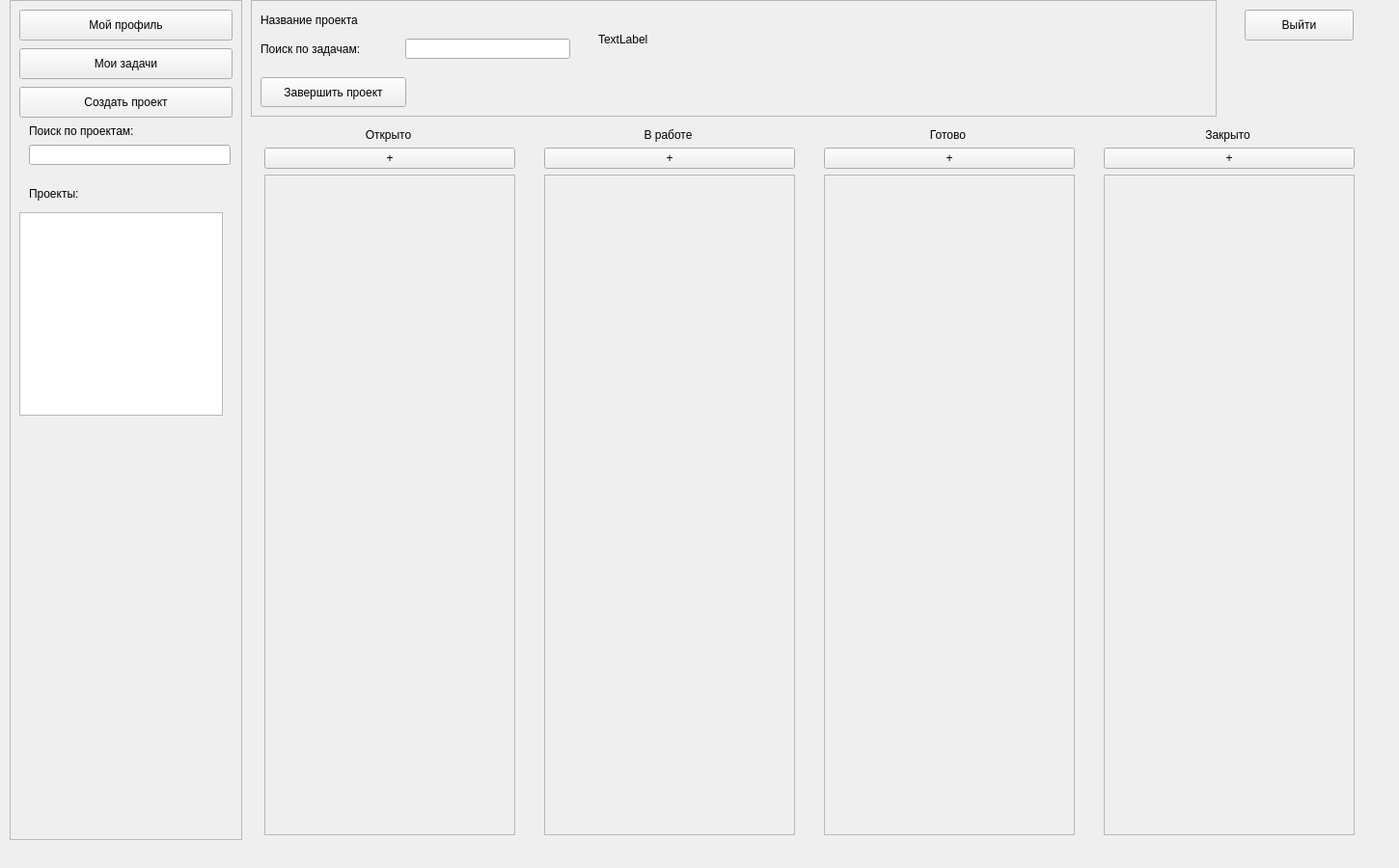
<?xml version="1.0" encoding="UTF-8"?>
<ui version="4.0">
 <class>MainWindow</class>
 <widget class="QMainWindow" name="MainWindow">
  <property name="enabled">
   <bool>true</bool>
  </property>
  <property name="geometry">
   <rect>
    <x>0</x>
    <y>0</y>
    <width>1450</width>
    <height>900</height>
   </rect>
  </property>
  <property name="windowTitle">
   <string>Главное окно</string>
  </property>
  <widget class="QWidget" name="centralwidget">
   <widget class="QWidget" name="verticalLayoutWidget">
    <property name="geometry">
     <rect>
      <x>10</x>
      <y>0</y>
      <width>241</width>
      <height>871</height>
     </rect>
    </property>
    <layout class="QVBoxLayout" name="verticalLayout_left_menu">
     <item>
      <widget class="QFrame" name="frame_left_menu">
       <property name="frameShape">
        <enum>QFrame::StyledPanel</enum>
       </property>
       <property name="frameShadow">
        <enum>QFrame::Raised</enum>
       </property>
       <widget class="QPushButton" name="pushButton_tasks">
        <property name="geometry">
         <rect>
          <x>10</x>
          <y>50</y>
          <width>221</width>
          <height>32</height>
         </rect>
        </property>
        <property name="text">
         <string>Мои задачи</string>
        </property>
       </widget>
       <widget class="QLineEdit" name="lineEdit_find_projects">
        <property name="geometry">
         <rect>
          <x>20</x>
          <y>150</y>
          <width>209</width>
          <height>21</height>
         </rect>
        </property>
       </widget>
       <widget class="QPushButton" name="pushButton_profile">
        <property name="geometry">
         <rect>
          <x>10</x>
          <y>10</y>
          <width>221</width>
          <height>32</height>
         </rect>
        </property>
        <property name="text">
         <string>Мой профиль</string>
        </property>
       </widget>
       <widget class="QLabel" name="label_find_projects">
        <property name="geometry">
         <rect>
          <x>20</x>
          <y>120</y>
          <width>191</width>
          <height>31</height>
         </rect>
        </property>
        <property name="text">
         <string>Поиск по проектам:</string>
        </property>
       </widget>
       <widget class="QListWidget" name="listWidget_projects">
        <property name="geometry">
         <rect>
          <x>10</x>
          <y>220</y>
          <width>211</width>
          <height>211</height>
         </rect>
        </property>
       </widget>
       <widget class="QLabel" name="label_projects">
        <property name="geometry">
         <rect>
          <x>20</x>
          <y>190</y>
          <width>91</width>
          <height>21</height>
         </rect>
        </property>
        <property name="text">
         <string>Проекты:</string>
        </property>
       </widget>
       <widget class="QPushButton" name="pushButton_create_project">
        <property name="geometry">
         <rect>
          <x>10</x>
          <y>90</y>
          <width>221</width>
          <height>32</height>
         </rect>
        </property>
        <property name="text">
         <string>Создать проект</string>
        </property>
       </widget>
      </widget>
     </item>
    </layout>
   </widget>
   <widget class="QWidget" name="verticalLayoutWidget_2">
    <property name="geometry">
     <rect>
      <x>260</x>
      <y>0</y>
      <width>1001</width>
      <height>121</height>
     </rect>
    </property>
    <layout class="QVBoxLayout" name="verticalLayout_find_sort">
     <item>
      <widget class="QFrame" name="frame_right_up_menu">
       <property name="frameShape">
        <enum>QFrame::StyledPanel</enum>
       </property>
       <property name="frameShadow">
        <enum>QFrame::Raised</enum>
       </property>
       <widget class="QLabel" name="label_project_name">
        <property name="geometry">
         <rect>
          <x>10</x>
          <y>10</y>
          <width>311</width>
          <height>21</height>
         </rect>
        </property>
        <property name="text">
         <string>Название проекта</string>
        </property>
       </widget>
       <widget class="QLineEdit" name="lineEdit_find_by_tasks">
        <property name="geometry">
         <rect>
          <x>160</x>
          <y>40</y>
          <width>171</width>
          <height>21</height>
         </rect>
        </property>
       </widget>
       <widget class="QLabel" name="label_project_find_tasks">
        <property name="geometry">
         <rect>
          <x>10</x>
          <y>40</y>
          <width>151</width>
          <height>21</height>
         </rect>
        </property>
        <property name="text">
         <string>Поиск по задачам:</string>
        </property>
       </widget>
       <widget class="QLabel" name="label_project_description">
        <property name="geometry">
         <rect>
          <x>360</x>
          <y>10</y>
          <width>631</width>
          <height>61</height>
         </rect>
        </property>
        <property name="text">
         <string>TextLabel</string>
        </property>
       </widget>
       <widget class="QPushButton" name="pushButton_delete_project">
        <property name="geometry">
         <rect>
          <x>10</x>
          <y>80</y>
          <width>151</width>
          <height>31</height>
         </rect>
        </property>
        <property name="text">
         <string>Завершить проект</string>
        </property>
       </widget>
      </widget>
     </item>
    </layout>
   </widget>
   <widget class="QPushButton" name="pushButton_exit">
    <property name="geometry">
     <rect>
      <x>1290</x>
      <y>10</y>
      <width>113</width>
      <height>32</height>
     </rect>
    </property>
    <property name="text">
     <string>Выйти</string>
    </property>
   </widget>
   <widget class="QWidget" name="horizontalLayoutWidget">
    <property name="geometry">
     <rect>
      <x>260</x>
      <y>119</y>
      <width>285</width>
      <height>761</height>
     </rect>
    </property>
    <layout class="QHBoxLayout" name="horizontalLayout_open" stretch="0">
     <property name="spacing">
      <number>10</number>
     </property>
     <property name="leftMargin">
      <number>5</number>
     </property>
     <property name="topMargin">
      <number>5</number>
     </property>
     <property name="rightMargin">
      <number>5</number>
     </property>
     <property name="bottomMargin">
      <number>5</number>
     </property>
     <item>
      <widget class="QWidget" name="widget_open_tasks" native="true">
       <property name="minimumSize">
        <size>
         <width>275</width>
         <height>600</height>
        </size>
       </property>
       <property name="maximumSize">
        <size>
         <width>275</width>
         <height>800</height>
        </size>
       </property>
       <layout class="QVBoxLayout" name="verticalLayout">
        <item>
         <widget class="QLabel" name="label_title_open_tasks">
          <property name="text">
           <string>Открыто</string>
          </property>
          <property name="alignment">
           <set>Qt::AlignCenter</set>
          </property>
         </widget>
        </item>
        <item>
         <widget class="QPushButton" name="pushButton_add_open_task">
          <property name="minimumSize">
           <size>
            <width>260</width>
            <height>0</height>
           </size>
          </property>
          <property name="text">
           <string>+</string>
          </property>
         </widget>
        </item>
        <item>
         <widget class="QScrollArea" name="scrollArea_open_tasks">
          <property name="minimumSize">
           <size>
            <width>260</width>
            <height>600</height>
           </size>
          </property>
          <property name="maximumSize">
           <size>
            <width>260</width>
            <height>16777215</height>
           </size>
          </property>
          <property name="styleSheet">
           <string notr="true"/>
          </property>
          <property name="horizontalScrollBarPolicy">
           <enum>Qt::ScrollBarAlwaysOff</enum>
          </property>
          <property name="widgetResizable">
           <bool>true</bool>
          </property>
          <property name="alignment">
           <set>Qt::AlignHCenter|Qt::AlignTop</set>
          </property>
          <widget class="QWidget" name="scrollAreaWidgetContents">
           <property name="geometry">
            <rect>
             <x>0</x>
             <y>0</y>
             <width>258</width>
             <height>661</height>
            </rect>
           </property>
           <layout class="QVBoxLayout" name="verticalLayout_2">
            <property name="leftMargin">
             <number>5</number>
            </property>
            <property name="topMargin">
             <number>10</number>
            </property>
            <property name="rightMargin">
             <number>5</number>
            </property>
            <property name="bottomMargin">
             <number>0</number>
            </property>
           </layout>
          </widget>
         </widget>
        </item>
       </layout>
      </widget>
     </item>
    </layout>
   </widget>
   <widget class="QWidget" name="horizontalLayoutWidget_2">
    <property name="geometry">
     <rect>
      <x>550</x>
      <y>119</y>
      <width>285</width>
      <height>761</height>
     </rect>
    </property>
    <layout class="QHBoxLayout" name="horizontalLayout_progress" stretch="0">
     <property name="spacing">
      <number>10</number>
     </property>
     <property name="leftMargin">
      <number>5</number>
     </property>
     <property name="topMargin">
      <number>5</number>
     </property>
     <property name="rightMargin">
      <number>5</number>
     </property>
     <property name="bottomMargin">
      <number>5</number>
     </property>
     <item>
      <widget class="QWidget" name="widget_progress_tasks" native="true">
       <property name="minimumSize">
        <size>
         <width>275</width>
         <height>600</height>
        </size>
       </property>
       <property name="maximumSize">
        <size>
         <width>275</width>
         <height>800</height>
        </size>
       </property>
       <layout class="QVBoxLayout" name="verticalLayout_3">
        <item>
         <widget class="QLabel" name="label_title_progress_tasks">
          <property name="text">
           <string>В работе</string>
          </property>
          <property name="alignment">
           <set>Qt::AlignCenter</set>
          </property>
         </widget>
        </item>
        <item>
         <widget class="QPushButton" name="pushButton_progress_tasks">
          <property name="minimumSize">
           <size>
            <width>260</width>
            <height>0</height>
           </size>
          </property>
          <property name="text">
           <string>+</string>
          </property>
         </widget>
        </item>
        <item>
         <widget class="QScrollArea" name="scrollArea_progress_tasks">
          <property name="minimumSize">
           <size>
            <width>260</width>
            <height>600</height>
           </size>
          </property>
          <property name="maximumSize">
           <size>
            <width>260</width>
            <height>16777215</height>
           </size>
          </property>
          <property name="horizontalScrollBarPolicy">
           <enum>Qt::ScrollBarAlwaysOff</enum>
          </property>
          <property name="widgetResizable">
           <bool>true</bool>
          </property>
          <property name="alignment">
           <set>Qt::AlignHCenter|Qt::AlignTop</set>
          </property>
          <widget class="QWidget" name="scrollAreaWidgetContents_2">
           <property name="geometry">
            <rect>
             <x>0</x>
             <y>0</y>
             <width>258</width>
             <height>661</height>
            </rect>
           </property>
           <layout class="QVBoxLayout" name="verticalLayout_4"/>
          </widget>
         </widget>
        </item>
       </layout>
      </widget>
     </item>
    </layout>
   </widget>
   <widget class="QWidget" name="horizontalLayoutWidget_3">
    <property name="geometry">
     <rect>
      <x>840</x>
      <y>119</y>
      <width>285</width>
      <height>761</height>
     </rect>
    </property>
    <layout class="QHBoxLayout" name="horizontalLayout_finish" stretch="0">
     <property name="spacing">
      <number>10</number>
     </property>
     <property name="leftMargin">
      <number>5</number>
     </property>
     <property name="topMargin">
      <number>5</number>
     </property>
     <property name="rightMargin">
      <number>5</number>
     </property>
     <property name="bottomMargin">
      <number>5</number>
     </property>
     <item>
      <widget class="QWidget" name="widget_finish_tasks" native="true">
       <property name="minimumSize">
        <size>
         <width>275</width>
         <height>600</height>
        </size>
       </property>
       <property name="maximumSize">
        <size>
         <width>275</width>
         <height>800</height>
        </size>
       </property>
       <layout class="QVBoxLayout" name="verticalLayout_5">
        <item>
         <widget class="QLabel" name="label_title_finish_tasks">
          <property name="text">
           <string>Готово</string>
          </property>
          <property name="alignment">
           <set>Qt::AlignCenter</set>
          </property>
         </widget>
        </item>
        <item>
         <widget class="QPushButton" name="pushButton_finish_tasks">
          <property name="minimumSize">
           <size>
            <width>260</width>
            <height>0</height>
           </size>
          </property>
          <property name="text">
           <string>+</string>
          </property>
         </widget>
        </item>
        <item>
         <widget class="QScrollArea" name="scrollArea_finish_tasks">
          <property name="minimumSize">
           <size>
            <width>260</width>
            <height>600</height>
           </size>
          </property>
          <property name="maximumSize">
           <size>
            <width>260</width>
            <height>16777215</height>
           </size>
          </property>
          <property name="horizontalScrollBarPolicy">
           <enum>Qt::ScrollBarAlwaysOff</enum>
          </property>
          <property name="widgetResizable">
           <bool>true</bool>
          </property>
          <property name="alignment">
           <set>Qt::AlignLeading|Qt::AlignLeft|Qt::AlignTop</set>
          </property>
          <widget class="QWidget" name="scrollAreaWidgetContents_3">
           <property name="geometry">
            <rect>
             <x>0</x>
             <y>0</y>
             <width>258</width>
             <height>661</height>
            </rect>
           </property>
           <layout class="QVBoxLayout" name="verticalLayout_6"/>
          </widget>
         </widget>
        </item>
       </layout>
      </widget>
     </item>
    </layout>
   </widget>
   <widget class="QWidget" name="horizontalLayoutWidget_4">
    <property name="geometry">
     <rect>
      <x>1130</x>
      <y>119</y>
      <width>285</width>
      <height>761</height>
     </rect>
    </property>
    <layout class="QHBoxLayout" name="horizontalLayout_close" stretch="0">
     <property name="spacing">
      <number>10</number>
     </property>
     <property name="leftMargin">
      <number>5</number>
     </property>
     <property name="topMargin">
      <number>5</number>
     </property>
     <property name="rightMargin">
      <number>5</number>
     </property>
     <property name="bottomMargin">
      <number>5</number>
     </property>
     <item>
      <widget class="QWidget" name="widget_close_tasks" native="true">
       <property name="minimumSize">
        <size>
         <width>275</width>
         <height>600</height>
        </size>
       </property>
       <property name="maximumSize">
        <size>
         <width>275</width>
         <height>800</height>
        </size>
       </property>
       <layout class="QVBoxLayout" name="verticalLayout_7">
        <item>
         <widget class="QLabel" name="label_title_close_tasks">
          <property name="text">
           <string>Закрыто</string>
          </property>
          <property name="alignment">
           <set>Qt::AlignCenter</set>
          </property>
         </widget>
        </item>
        <item>
         <widget class="QPushButton" name="pushButton_close_tasks">
          <property name="minimumSize">
           <size>
            <width>260</width>
            <height>0</height>
           </size>
          </property>
          <property name="text">
           <string>+</string>
          </property>
         </widget>
        </item>
        <item>
         <widget class="QScrollArea" name="scrollArea_close_tasks">
          <property name="minimumSize">
           <size>
            <width>260</width>
            <height>600</height>
           </size>
          </property>
          <property name="maximumSize">
           <size>
            <width>260</width>
            <height>16777215</height>
           </size>
          </property>
          <property name="horizontalScrollBarPolicy">
           <enum>Qt::ScrollBarAlwaysOff</enum>
          </property>
          <property name="widgetResizable">
           <bool>true</bool>
          </property>
          <property name="alignment">
           <set>Qt::AlignHCenter|Qt::AlignTop</set>
          </property>
          <widget class="QWidget" name="scrollAreaWidgetContents_4">
           <property name="geometry">
            <rect>
             <x>0</x>
             <y>0</y>
             <width>258</width>
             <height>661</height>
            </rect>
           </property>
           <layout class="QVBoxLayout" name="verticalLayout_8"/>
          </widget>
         </widget>
        </item>
       </layout>
      </widget>
     </item>
    </layout>
   </widget>
  </widget>
 </widget>
 <resources/>
 <connections/>
</ui>
